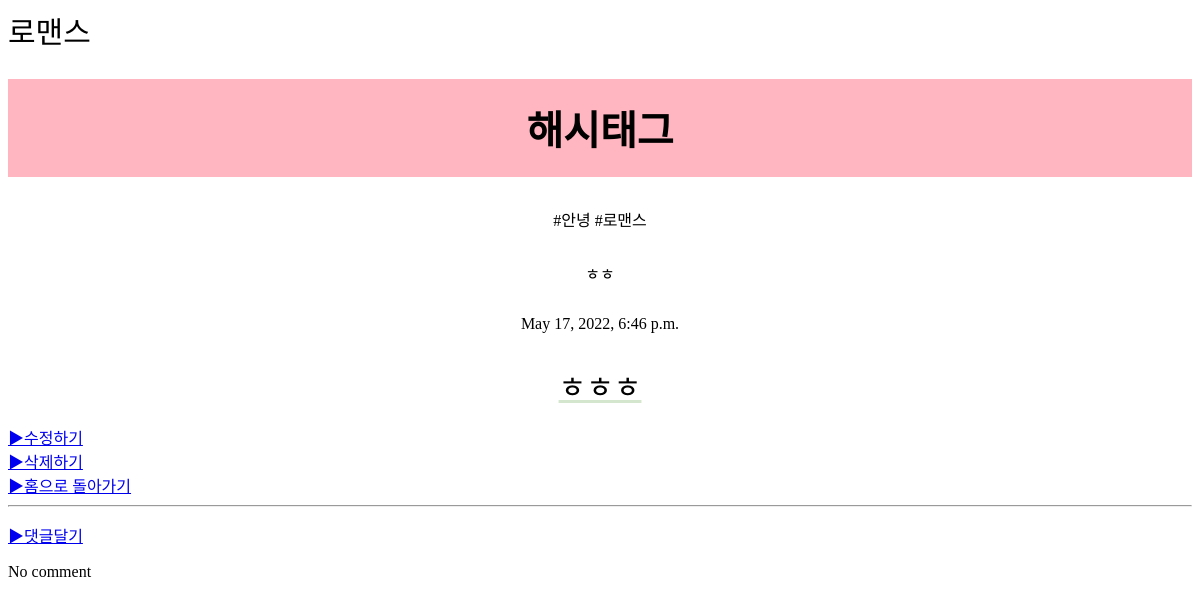
Before: /book/r/6 with the older database file.
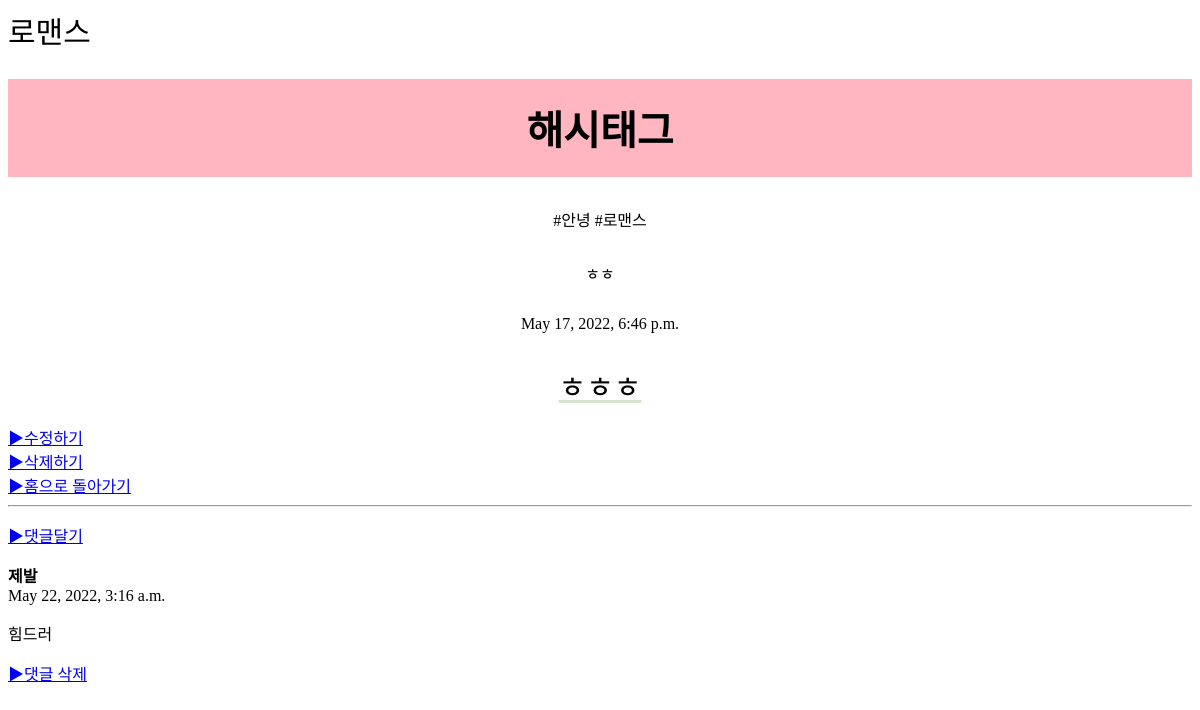
After: the same page with the newer database file.
### book/models.py (models this page shows, shortened)
class HashTag(models.Model):
    hashtag=models.CharField(max_length=100)
    def __str__(self):
        return self.hashtag

class R_Comment(models.Model):
    post=models.ForeignKey(Romance, related_name='comments', on_delete=models.CASCADE)
    username=models.CharField(max_length=20)
    comment_text=models.TextField()
    created_at=models.DateTimeField(default=timezone.now)

### book/views.py (the view)
# urls.py: path('book/r/<int:pk>',R_detail,name='R_detail'),
def R_detail(request, pk):
    R_post=get_object_or_404(Romance,pk=pk)
    R_hashtag=R_post.hashtag.all()
    return render(request,'R_detail.html',{'R_post':R_post,'hashtags':R_hashtag})

### book/templates/R_detail.html (shortened to what this page needs)
{% load static %}
<html>
    <head>
        <link rel = "stylesheet" href="{% static 'css/detail.css' %}">
        <a style="font-size: 30px;">로맨스</a>
    </head>
    <body>
        <div>
            <h1>{{  R_post.title  }}</h1>
            <div><span>
                {% for hashtag in hashtags.all %}
                #{{hashtag}}
                {% endfor %}
            </span>
            </div>
            <span>{{ R_post.author }}</span>
            <span>{{ R_post.upload_time }}</span>
            <div class="content">{{ R_post.content }}</div>
            <br>
            <a href="{% url 'R_edit' R_post.id %}">▶수정하기</a>
            <br>
            <a href="{% url 'R_delete' R_post.id %}">▶삭제하기</a>
            <br>
            <a href="{% url 'list' %}">▶홈으로 돌아가기</a>
            <br>
            <hr>
            <p><a class="add_comment" href="{% url 'add_comment' R_post.id %}">▶댓글달기</a></p>
            {% for comment in R_post.comments.all %}
                <div class="comment">
                    <strong class="username">{{ comment.username }}</strong>
                    <div class="date">{{ comment.created_at }}</div>
                    <p>{{ comment.comment_text|linebreaks }}</p>
                    <p><a href="{% url 'delete_comment' R_post_id=R_post.id comment_id=comment.id %}">▶댓글 삭제</a></p>
                </div>
            {% empty %}
            <p>No comment</p>
            {% endfor %}
        </div>
    </body>
</html>

Changed rows visible on the page:
added R_Comment: username "제발", created_at "May 22, 2022, 3:16 a.m.", comment_text "힘드러"
Other visible differences:
text no longer shown: "No comment"
